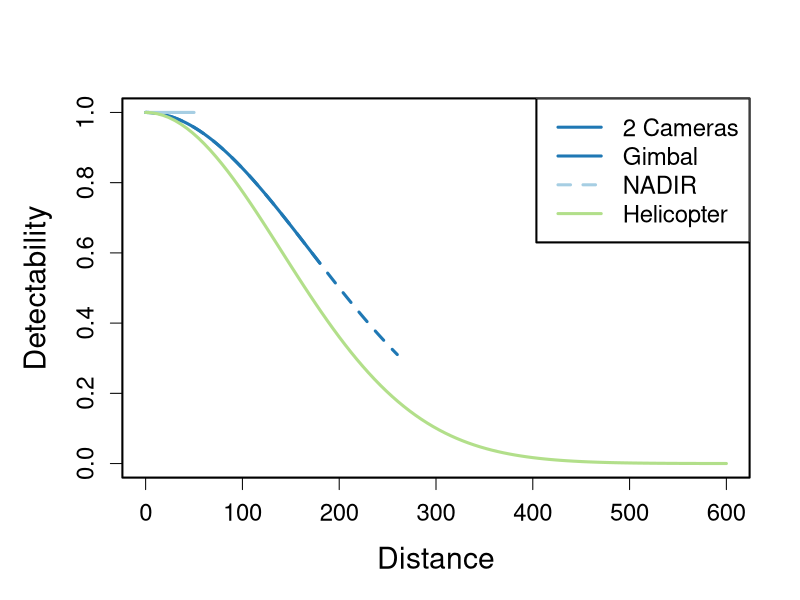

Here is the R script that generated this plot:
library(RColorBrewer)
# Function to compute detectability values
compute_detectability <- function(key.function, scale.param, shape.param, truncation) {
  distances <- seq(0, truncation, length.out = 100)
  if (key.function == "hn") {
    detectability <- exp(-distances^2 / (2 * scale.param^2))
  } else if (key.function == "uf") {
    detectability <- rep(scale.param, length(distances))
  } else {
    stop("Unsupported key function")
  }
  data.frame(distance = distances, detectability = detectability)
}

# Generate data for each detection function
detect_H_data <- compute_detectability("hn", 140, NULL, 600)
detect_FW2_data <- compute_detectability("hn", 170, NULL, 180)
detect_FWG_data <- compute_detectability("hn", 170, NULL, 260)
detect_uf_data <- compute_detectability("uf", 1, NULL, 50)
# detect_uf_data <- compute_detectability("hn", 170, NULL, 50)

# Define custom colors
custom_colors <- c("#1f78b4", "#1f78b4", "#a6cee3", "#b2df8a")

# Set graphical parameters for A4 size
par(mar = c(5, 5, 4, 2) + 0.1, cex = 1.2, cex.lab = 1.5, cex.axis = 1.2, lwd = 2)

# Plot the data
plot(detect_FW2_data$distance, detect_FW2_data$detectability, type = "l", col = custom_colors[1], lwd = 3, xlim = c(0, 600), ylim = c(0, 1), xlab = "Distance", ylab = "Detectability")
lines(detect_FWG_data$distance, detect_FWG_data$detectability, col = custom_colors[2], lwd = 3, lty = 2) # Dotted line
lines(detect_uf_data$distance, detect_uf_data$detectability, col = custom_colors[3], lwd = 3)
lines(detect_H_data$distance, detect_H_data$detectability, col = custom_colors[4], lwd = 3)

# Add a legend
legend("topright", legend = c("2 Cameras", "Gimbal", "NADIR", "Helicopter"), col = custom_colors, lty = c(1, 1, 2, 1), lwd = 3, cex = 1.2)
